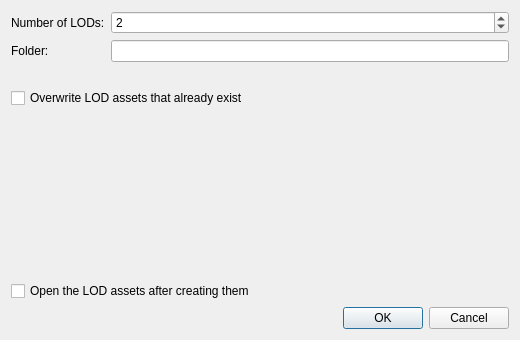
<?xml version="1.0" encoding="UTF-8"?>
<ui version="4.0">
 <class>CreateMeshLodsDlg</class>
 <widget class="QDialog" name="CreateMeshLodsDlg">
  <property name="geometry">
   <rect>
    <x>0</x>
    <y>0</y>
    <width>520</width>
    <height>340</height>
   </rect>
  </property>
  <property name="windowTitle">
   <string>Create LODs from Mesh</string>
  </property>
  <property name="windowIcon">
   <iconset resource="../../../../Tools/Libs/GuiFoundation/QtResources/resources.qrc">
    <normaloff>:/GuiFoundation/EZ-logo.svg</normaloff>:/GuiFoundation/EZ-logo.svg</iconset>
  </property>
  <layout class="QVBoxLayout" name="verticalLayout">
   <item>
    <layout class="QFormLayout" name="formLayout">
     <item row="0" column="0">
      <widget class="QLabel" name="labelCount">
       <property name="text">
        <string>Number of LODs:</string>
       </property>
      </widget>
     </item>
     <item row="0" column="1">
      <widget class="QSpinBox" name="LodCount">
       <property name="minimum">
        <number>1</number>
       </property>
       <property name="maximum">
        <number>4</number>
       </property>
       <property name="value">
        <number>2</number>
       </property>
      </widget>
     </item>
     <item row="1" column="0">
      <widget class="QLabel" name="labelFolder">
       <property name="text">
        <string>Folder:</string>
       </property>
      </widget>
     </item>
     <item row="1" column="1">
      <widget class="QLineEdit" name="LodFolder">
       <property name="readOnly">
        <bool>true</bool>
       </property>
      </widget>
     </item>
    </layout>
   </item>
   <item>
    <widget class="QLabel" name="LadderInfo">
     <property name="text">
      <string/>
     </property>
     <property name="wordWrap">
      <bool>true</bool>
     </property>
    </widget>
   </item>
   <item>
    <widget class="QCheckBox" name="OverwriteExisting">
     <property name="text">
      <string>Overwrite LOD assets that already exist</string>
     </property>
    </widget>
   </item>
   <item>
    <widget class="QLabel" name="WarningLabel">
     <property name="text">
      <string/>
     </property>
     <property name="wordWrap">
      <bool>true</bool>
     </property>
    </widget>
   </item>
   <item>
    <spacer name="verticalSpacer">
     <property name="orientation">
      <enum>Qt::Vertical</enum>
     </property>
     <property name="sizeHint" stdset="0">
      <size>
       <width>20</width>
       <height>13</height>
      </size>
     </property>
    </spacer>
   </item>
   <item>
    <widget class="QCheckBox" name="OpenAfterCreate">
     <property name="text">
      <string>Open the LOD assets after creating them</string>
     </property>
    </widget>
   </item>
   <item>
    <widget class="QDialogButtonBox" name="ButtonBox">
     <property name="standardButtons">
      <set>QDialogButtonBox::Cancel|QDialogButtonBox::Ok</set>
     </property>
    </widget>
   </item>
  </layout>
 </widget>
 <resources>
  <include location="../QtResources/resources.qrc"/>
  <include location="../../../../Tools/Libs/GuiFoundation/QtResources/resources.qrc"/>
  <include location="../../../../Editor/EditorFramework/QtResources/resources.qrc"/>
 </resources>
 <connections/>
</ui>
